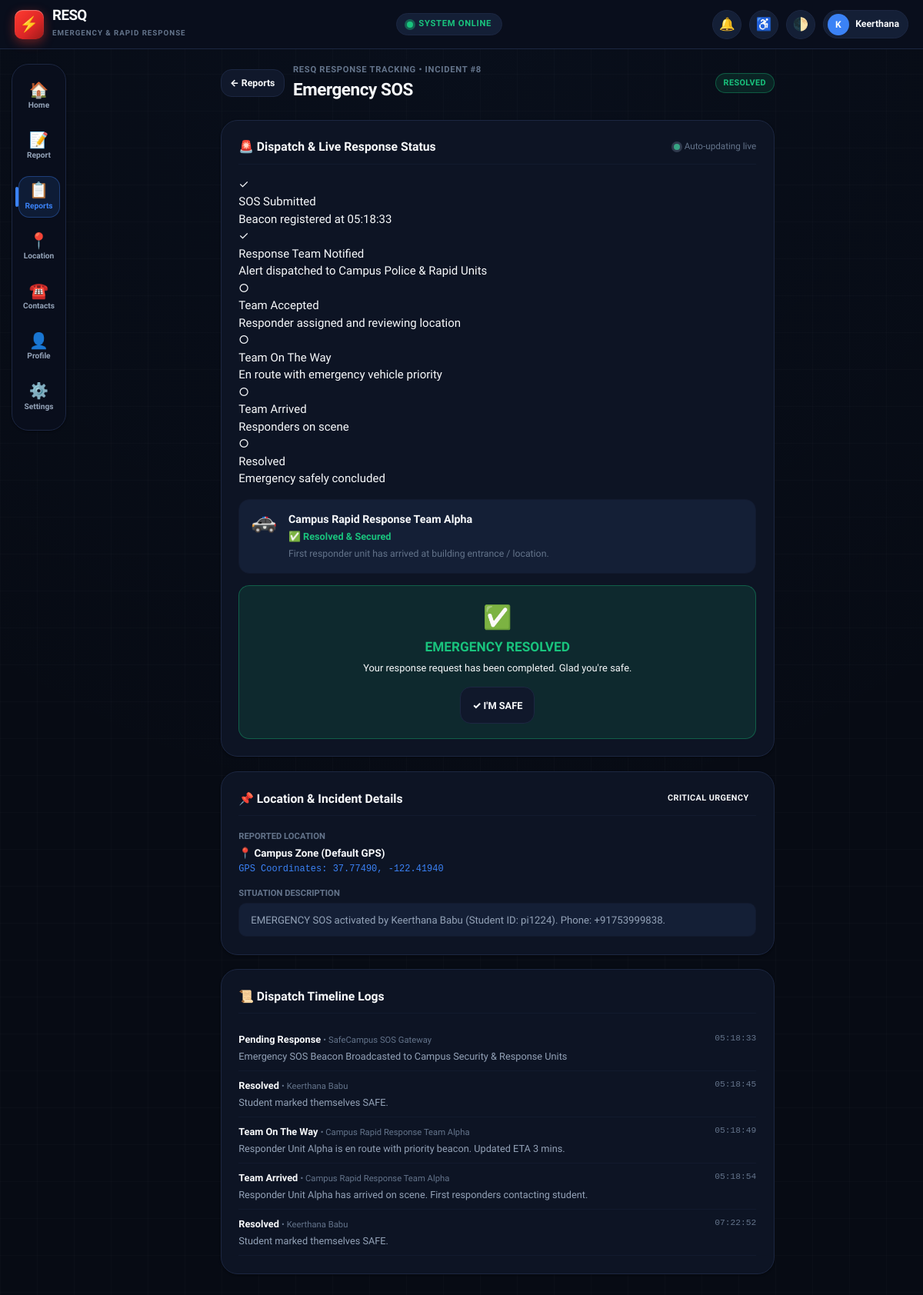
/incidents/8/ (signed in), run on the app's committed database.
### safety_app/models.py (models this page shows, shortened)
class Incident(models.Model):
    INCIDENT_TYPES = [
        ('EMERGENCY', 'Emergency SOS'),
        ('MEDICAL', 'Medical Emergency'),
        ('ACCIDENT', 'Accident'),
        ('FIRE', 'Fire'),
        ('PHYSICAL_THREAT', 'Physical Threat'),
        ('SUSPICIOUS', 'Suspicious Activity'),
        ('INFRASTRUCTURE', 'Unsafe Infrastructure'),
        ('OTHER', 'Other'),
    ]
    URGENCY_LEVELS = [
        ('LOW', 'Low Urgency'),
        ('MEDIUM', 'Medium Urgency'),
        ('HIGH', 'High Urgency'),
        ('CRITICAL', 'Critical Urgency'),
    ]
    STATUS_CHOICES = [
        ('PENDING', 'Pending Response'),
        ('ACCEPTED', 'Team Accepted'),
        ('ON_THE_WAY', 'Team On The Way'),
        ('ARRIVED', 'Team Arrived'),
        ('RESOLVED', 'Resolved'),
        ('CANCELLED', 'Cancelled'),
    ]
    user = models.ForeignKey(User, on_delete=models.CASCADE, related_name='incidents')
    incident_type = models.CharField(max_length=30, choices=INCIDENT_TYPES, default='EMERGENCY')
    description = models.TextField(blank=True)
    location_name = models.CharField(max_length=255, default="Main Campus Grounds")
    latitude = models.FloatField(null=True, blank=True)
    longitude = models.FloatField(null=True, blank=True)
    urgency = models.CharField(max_length=15, choices=URGENCY_LEVELS, default='CRITICAL')
    status = models.CharField(max_length=20, choices=STATUS_CHOICES, default='PENDING')
    image = models.ImageField(upload_to='incidents/', null=True, blank=True)
    response_team_name = models.CharField(max_length=120, null=True, blank=True)
    responder_notes = models.TextField(null=True, blank=True)
    eta_minutes = models.PositiveIntegerField(null=True, blank=True)
    is_sos = models.BooleanField(default=False)
    created_at = models.DateTimeField(auto_now_add=True)
    updated_at = models.DateTimeField(auto_now=True)
    resolved_at = models.DateTimeField(null=True, blank=True)
    class Meta:
        ordering = ['-created_at']
    def is_active(self):
        return self.status in ['PENDING', 'ACCEPTED', 'ON_THE_WAY', 'ARRIVED']

class IncidentStatusLog(models.Model):
    incident = models.ForeignKey(Incident, on_delete=models.CASCADE, related_name='status_logs')
    status = models.CharField(max_length=20, choices=Incident.STATUS_CHOICES)
    note = models.TextField(blank=True)
    updated_by = models.CharField(max_length=120, default="System")
    created_at = models.DateTimeField(auto_now_add=True)
    class Meta:
        ordering = ['created_at']

### safety_app/views.py (the view)
# urls.py: path('incidents/<int:pk>/', views.incident_detail_view, name='incident_detail'),
@login_required
def incident_detail_view(request, pk):
    incident = get_object_or_404(Incident, pk=pk, user=request.user)
    logs = incident.status_logs.all()
    context = {
        'incident': incident,
        'logs': logs,
    }
    return render(request, 'incidents/detail.html', context)

### templates/incidents/detail.html (shortened to what this page needs)
{% extends 'base.html' %}
{% load static %}
{% block content %}
<div class="page-centered-container">
  <div style="display:flex; justify-content:space-between; align-items:center; margin-bottom:1.5rem;">
    <div style="display:flex; align-items:center; gap:0.75rem;">
      <a href="{% url 'my_reports' %}" class="btn btn-outline" style="min-height:36px; padding:0.35rem 0.75rem; font-size:0.82rem;" aria-label="Back to Reports">
        ← Reports
      </a>
      <div>
        <div style="font-size:0.75rem; font-weight:800; color:var(--text-muted); text-transform:uppercase; letter-spacing:0.06em;">
          RESQ RESPONSE TRACKING • INCIDENT #{{ incident.id }}
        </div>
        <h1 style="font-size:1.5rem; font-weight:900; color:var(--text-primary); letter-spacing:-0.02em;">
          {{ incident.get_incident_type_display }}
        </h1>
      </div>
    </div>
    <span class="badge {% if incident.status == 'RESOLVED' %}badge-success{% else %}badge-emergency{% endif %}" id="tracker-status-badge">
      {{ incident.get_status_display }}
    </span>
  </div>
  <div class="card" style="border-color: {% if incident.is_active %}var(--emergency-red){% else %}var(--border-color){% endif %}; margin-bottom:1.25rem;">
    <div class="card-header">
      <h2 class="card-title">
        <span>🚨 Dispatch & Live Response Status</span>
      </h2>
      <div style="font-size:0.78rem; color:var(--text-muted); display:flex; align-items:center; gap:0.35rem;">
        <span class="pulse-dot" style="background:var(--success-green);"></span> Auto-updating live
      </div>
    </div>
    <div class="status-tracker-box" style="margin-bottom:1rem;">
      <div class="status-timeline">
        <div class="timeline-step completed" id="timeline-step-0">
          <div class="step-node" id="step-node-0">✓</div>
          <div class="step-content">
            <div class="step-title">SOS Submitted</div>
            <div class="step-meta">Beacon registered at {{ incident.created_at|date:"H:i:s" }}</div>
          </div>
        </div>
        <div class="timeline-step {% if incident.status != 'PENDING' %}completed{% else %}current{% endif %}" id="timeline-step-1">
          <div class="step-node" id="step-node-1">{% if incident.status != 'PENDING' %}✓{% else %}●{% endif %}</div>
          <div class="step-content">
            <div class="step-title">Response Team Notified</div>
            <div class="step-meta">Alert dispatched to Campus Police & Rapid Units</div>
          </div>
        </div>
        <div class="timeline-step {% if incident.status == 'ACCEPTED' %}current{% elif incident.status in 'ON_THE_WAY,ARRIVED,RESOLVED' %}completed{% else %}pending{% endif %}" id="timeline-step-2">
          <div class="step-node" id="step-node-2">○</div>
          <div class="step-content">
            <div class="step-title">Team Accepted</div>
            <div class="step-meta" id="step-meta-2">Responder assigned and reviewing location</div>
          </div>
        </div>
        <div class="timeline-step {% if incident.status == 'ON_THE_WAY' %}current{% elif incident.status in 'ARRIVED,RESOLVED' %}completed{% else %}pending{% endif %}" id="timeline-step-3">
          <div class="step-node" id="step-node-3">○</div>
          <div class="step-content">
            <div class="step-title">Team On The Way</div>
            <div class="step-meta" id="step-meta-3">En route with emergency vehicle priority</div>
          </div>
        </div>
        <div class="timeline-step {% if incident.status == 'ARRIVED' %}current{% elif incident.status == 'RESOLVED' %}completed{% else %}pending{% endif %}" id="timeline-step-4">
          <div class="step-node" id="step-node-4">○</div>
          <div class="step-content">
            <div class="step-title">Team Arrived</div>
            <div class="step-meta">Responders on scene</div>
          </div>
        </div>
        <div class="timeline-step {% if incident.status == 'RESOLVED' %}completed{% else %}pending{% endif %}" id="timeline-step-5">
          <div class="step-node" id="step-node-5">○</div>
          <div class="step-content">
            <div class="step-title">Resolved</div>
            <div class="step-meta">Emergency safely concluded</div>
          </div>
        </div>
      </div>
      <div style="display:flex; gap:1rem; padding:1rem; background:var(--bg-subtle); border-radius:var(--radius-md); border:1px solid var(--border-subtle); margin-top:1rem;">
        <div style="font-size:1.8rem; line-height:1;">🚓</div>
        <div style="flex:1;">
          <div style="font-size:0.95rem; font-weight:800; color:var(--text-primary);" id="responder-name">
            {{ incident.response_team_name|default:"Campus Rapid Response Team" }}
          </div>
          <div style="font-size:0.85rem; font-weight:800; color:var(--nav-blue); margin-top:2px;" id="responder-eta">
            {% if incident.status == 'ARRIVED' %}
              🟢 <span style="color:var(--success-green);">Responders On Scene</span>
            {% elif incident.status == 'RESOLVED' %}
              ✅ <span style="color:var(--success-green);">Resolved & Secured</span>
            {% elif incident.eta_minutes %}
              Estimated Arrival: ~{{ incident.eta_minutes }} mins
            {% else %}
              Coordinating dispatch...
            {% endif %}
          </div>
          <div style="font-size:0.82rem; color:var(--text-muted); margin-top:4px;" id="responder-notes">
            {{ incident.responder_notes|default:"Dispatch is active. Keep your device accessible." }}
          </div>
        </div>
      </div>
    </div>
    <div id="resolved-confirmation-card" style="{% if incident.status != 'RESOLVED' %}display:none;{% endif %} background:var(--success-green-light); border:1.5px solid var(--success-green-border); border-radius:var(--radius-md); padding:1.25rem; text-align:center; margin-top:1rem;">
      <div style="font-size:2rem; margin-bottom:0.25rem;">✅</div>
      <div style="font-weight:900; font-size:1.15rem; color:var(--success-green);">EMERGENCY RESOLVED</div>
      <div style="font-size:0.86rem; color:var(--text-primary); margin-top:0.25rem;">
        Your response request has been completed. Glad you're safe.
      </div>
      <div style="margin-top:1rem;">
        <button type="button" class="btn btn-outline" onclick="showToast('✓ Glad you\'re safe!', 'success');" style="font-size:0.85rem; padding:0.4rem 1rem;">
          ✓ I'M SAFE
        </button>
      </div>
    </div>
  </div>
  <div class="card" style="margin-bottom:1.25rem;">
    <div class="card-header">
      <h2 class="card-title">📌 Location & Incident Details</h2>
      <span class="badge badge-{{ incident.urgency|lower }}">
        {{ incident.get_urgency_display }}
      </span>
    </div>
    <div style="display:flex; flex-direction:column; gap:0.75rem; font-size:0.9rem;">
      <div>
        <span style="font-size:0.75rem; font-weight:800; text-transform:uppercase; color:var(--text-muted);">Reported Location</span>
        <div style="font-weight:800; color:var(--text-primary); margin-top:2px;">
          📍 {{ incident.location_name }}
        </div>
        {% if incident.latitude and incident.longitude %}
          <div style="font-family:var(--font-mono); font-size:0.8rem; color:var(--nav-blue); margin-top:2px;">
            GPS Coordinates: {{ incident.latitude|floatformat:5 }}, {{ incident.longitude|floatformat:5 }}
          </div>
        {% endif %}
      </div>
      {% if incident.description %}
        <div>
          <span style="font-size:0.75rem; font-weight:800; text-transform:uppercase; color:var(--text-muted);">Situation Description</span>
          <div style="background:var(--bg-subtle); padding:0.75rem 1rem; border-radius:var(--radius-sm); margin-top:3px; font-size:0.88rem; color:var(--text-secondary); line-height:1.45; border:1px solid var(--border-subtle);">
            {{ incident.description }}
          </div>
        </div>
      {% endif %}
    </div>
  </div>
  <div class="card">
    <div class="card-header">
      <h2 class="card-title">📜 Dispatch Timeline Logs</h2>
    </div>
    <div id="incident-logs-list">
      {% for log in logs %}
        <div style="display:flex; justify-content:space-between; align-items:flex-start; padding:0.6rem 0; border-bottom:1px solid var(--border-subtle); font-size:0.85rem;">
          <div>
            <span style="font-weight:800; color:var(--text-primary);">{{ log.get_status_display }}</span>
            <span style="color:var(--text-muted); font-size:0.75rem;"> • {{ log.updated_by }}</span>
            <div style="color:var(--text-secondary); margin-top:2px;">{{ log.note }}</div>
          </div>
          <span style="font-family:var(--font-mono); color:var(--text-muted); font-size:0.75rem; white-space:nowrap; margin-left:8px;">
            {{ log.created_at|date:"H:i:s" }}
          </span>
        </div>
      {% empty %}
        <div style="color:var(--text-muted); font-size:0.85rem;">No log events yet.</div>
      {% endfor %}
    </div>
  </div>
</div>
{% endblock %}

### templates/base.html (shortened to what this page needs)
{% load static %}
<!DOCTYPE html>
<html lang="en">
<head>
  <link rel="stylesheet" href="{% static 'css/main.css' %}">
  <link rel="stylesheet" href="{% static 'css/components.css' %}">
</head>
<body>
  <header class="resq-topbar">
    <div class="resq-topbar-inner">
      <a href="{% url 'dashboard' %}" class="resq-brand" aria-label="RESQ Emergency Command Center">
        <div class="resq-brand-shield">⚡</div>
        <div class="resq-brand-text">
          <div class="resq-brand-title">RESQ</div>
          <span class="resq-brand-sub">EMERGENCY & RAPID RESPONSE</span>
        </div>
      </a>
      <div class="topbar-center-status">
        <span class="pulse-dot"></span>
        <span>SYSTEM ONLINE</span>
      </div>
      <div class="topbar-actions">
        {% if user.is_authenticated %}
          <button type="button" class="icon-btn" title="Live System Notifications" aria-label="Notifications" onclick="showToast('Campus Police & Medical Response Units active.', 'info');">
            🔔
          </button>
          <button type="button" class="icon-btn" id="quick-a11y-toggle" title="Accessibility & High Contrast" aria-label="Accessibility Options">
            ♿
          </button>
          <button type="button" class="icon-btn" id="quick-theme-toggle" title="Toggle Daylight Shift / Dark Operations" aria-label="Toggle Theme">
            🌓
          </button>
          <a href="{% url 'profile' %}" class="topbar-user-pill" title="View Profile & Medical Data">
            <div class="topbar-user-avatar">
              {{ user.first_name|first|default:user.username|first|upper }}
            </div>
            <span class="topbar-user-name">{{ user.first_name|default:user.username }}</span>
          </a>
        {% else %}
          <a href="{% url 'login' %}" class="btn btn-outline" style="min-height: 38px; padding: 0.4rem 1rem; font-size: 0.85rem;">Sign In</a>
        {% endif %}
      </div>
    </div>
  </header>
  <div class="resq-app-shell">
    {% if user.is_authenticated %}
    <aside class="resq-nav-rail" aria-label="RESQ Navigation Rail">
      <a href="{% url 'dashboard' %}" class="nav-rail-item {% if request.resolver_match.url_name == 'dashboard' %}active{% endif %}" data-tooltip="Home Command">
        <span class="rail-icon">🏠</span>
        <span>Home</span>
      </a>
      <a href="{% url 'incident_report' %}" class="nav-rail-item {% if request.resolver_match.url_name == 'incident_report' %}active{% endif %}" data-tooltip="Report Incident">
        <span class="rail-icon">📝</span>
        <span>Report</span>
      </a>
      <a href="{% url 'my_reports' %}" class="nav-rail-item {% if request.resolver_match.url_name == 'my_reports' or request.resolver_match.url_name == 'incident_detail' %}active{% endif %}" data-tooltip="My Reports">
        <span class="rail-icon">📋</span>
        <span>Reports</span>
      </a>
      <a href="{% url 'location' %}" class="nav-rail-item {% if request.resolver_match.url_name == 'location' %}active{% endif %}" data-tooltip="Live Location">
        <span class="rail-icon">📍</span>
        <span>Location</span>
      </a>
      <a href="{% url 'contacts' %}" class="nav-rail-item " data-tooltip="Emergency Contacts">
        <span class="rail-icon">☎️</span>
        <span>Contacts</span>
      </a>
      <a href="{% url 'profile' %}" class="nav-rail-item {% if request.resolver_match.url_name == 'profile' %}active{% endif %}" data-tooltip="Profile & Medical">
        <span class="rail-icon">👤</span>
        <span>Profile</span>
      </a>
      <a href="{% url 'settings' %}" class="nav-rail-item {% if request.resolver_match.url_name == 'settings' %}active{% endif %}" data-tooltip="Settings & A11y">
        <span class="rail-icon">⚙️</span>
        <span>Settings</span>
      </a>
    </aside>
    {% endif %}
    <main class="resq-main-content">
      {% block content %}
      {% endblock %}
    </main>
  </div>
</body>
</html>

### data on the page
Incident: id "8", incident_type "Emergency SOS", status "RESOLVED", created_at "05:18:33", response_team_name "Campus Rapid Response Team Alpha", responder_notes "First responder unit has arrived at building entrance / location.", urgency "CRITICAL URGENCY", location_name "Campus Zone (Default GPS)", latitude "37.77490", longitude "-122.41940", description "EMERGENCY SOS activated by Keerthana Babu (Student ID: pi1224). Phone: +91753999838."
IncidentStatusLog: status "Pending Response", updated_by "SafeCampus SOS Gateway", note "Emergency SOS Beacon Broadcasted to Campus Security & Response Units", created_at "05:18:33"
IncidentStatusLog: status "Resolved", updated_by "Keerthana Babu", note "Student marked themselves SAFE.", created_at "05:18:45"
IncidentStatusLog: status "Team On The Way", updated_by "Campus Rapid Response Team Alpha", note "Responder Unit Alpha is en route with priority beacon. Updated ETA 3 mins.", created_at "05:18:49"
IncidentStatusLog: status "Team Arrived", updated_by "Campus Rapid Response Team Alpha", note "Responder Unit Alpha has arrived on scene. First responders contacting student.", created_at "05:18:54"
IncidentStatusLog: status "Resolved", updated_by "Keerthana Babu", note "Student marked themselves SAFE.", created_at "07:22:52"

### other printed values
{{ user.first_name|first|default:user.username|first|upper }} "K"
{{ user.first_name|default:user.username }} "Keerthana"
